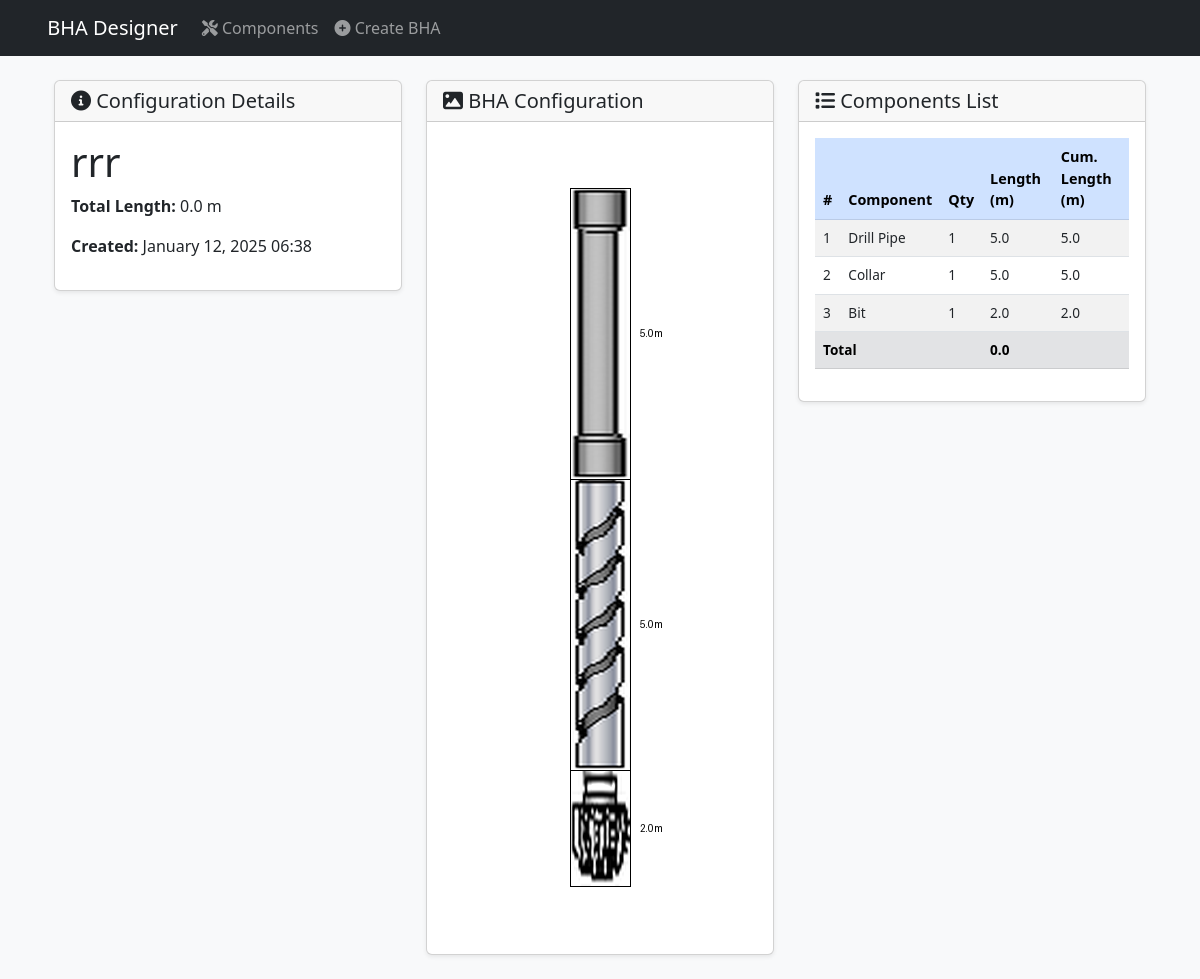
/configuration/68/, run on the app's committed database.
### bha_app/models.py (models this page shows, shortened)
class BHAConfiguration(models.Model):
    name = models.CharField(max_length=100)
    total_length = models.FloatField(default=0)
    created_at = models.DateTimeField(auto_now_add=True)
    updated_at = models.DateTimeField(auto_now=True)
    bha_image = models.ImageField(
        upload_to='bha_configurations/',
        null=True,
        blank=True
    )

class BHAConfigurationItem(models.Model):
    configuration = models.ForeignKey(BHAConfiguration, related_name='items', on_delete=models.CASCADE)
    component = models.ForeignKey(BHAComponent, on_delete=models.CASCADE)
    quantity = models.PositiveIntegerField(default=1)
    order = models.PositiveIntegerField()
    position = models.FloatField(default=0)  # Position from top in meters
    class Meta:
        ordering = ['order']

class BHAComponent(models.Model):
    name = models.CharField(max_length=100)
    length = models.FloatField(validators=[MinValueValidator(0.1)])
    diameter = models.FloatField(validators=[MinValueValidator(0.1)])
    image = models.ImageField(upload_to='bha_components/', null=True, blank=True)
    manufacturer = models.CharField(max_length=100, blank=True, null=True)
    weight = models.FloatField(validators=[MinValueValidator(0)], null=True, blank=True)

### bha_app/views.py (the view)
# urls.py: path('configuration/<int:pk>/', views.BHAConfigurationDetailView.as_view(), name='configuration_detail'),
class BHAConfigurationDetailView(DetailView):
    model = BHAConfiguration
    template_name = 'bha_app/configuration_detail.html'
    def get_context_data(self, **kwargs):
        context = super().get_context_data(**kwargs)
        context['configuration_items'] = self.object.items.all()
        return context

### bha_app/templatetags/bha_filters.py (called while the page is built)
@register.filter
def multiply(value, arg):
    return float(value) * float(arg)

### bha_app/templates/bha_app/configuration_detail.html (shortened to what this page needs)
{% extends 'base.html' %}
{% load bha_filters %}
{% block content %}
<div class="container-fluid">
    <div class="row">
        <div class="col-md-4">
            <div class="card mb-4">
                <div class="card-header">
                    <h2 class="card-title h5 mb-0">
                        <i class="fas fa-info-circle"></i> Configuration Details
                    </h2>
                </div>
                <div class="card-body">
                    <h1>{{ object.name }}</h1>
                    <p><strong>Total Length:</strong> {{ object.total_length }} m</p>
                    <p><strong>Created:</strong> {{ object.created_at|date:"F j, Y H:i" }}</p>
                </div>
            </div>
        </div>
        <div class="col-md-4">
            {% if object.bha_image %}
            <div class="card mb-4">
                <div class="card-header">
                    <h2 class="card-title h5 mb-0">
                        <i class="fas fa-image"></i> BHA Configuration
                    </h2>
                </div>
                <div class="card-body text-center">
                    <img src="{{ object.bha_image.url }}"
                         alt="BHA Configuration"
                         class="img-fluid">
                </div>
            </div>
            {% endif %}
        </div>
        <div class="col-md-4">
            <div class="card mb-4">
                <div class="card-header">
                    <h2 class="card-title h5 mb-0">
                        <i class="fas fa-list"></i> Components List
                    </h2>
                </div>
                <div class="card-body">
                    <div class="table-responsive">
                        <table class="table table-striped table-hover">
                            <thead class="table-primary">
                                <tr>
                                    <th>#</th>
                                    <th>Component</th>
                                    <th>Qty</th>
                                    <th>Length (m)</th>
                                    <th>Cum. Length (m)</th>
                                </tr>
                            </thead>
                            <tbody>
                                {% with cumulative_length=0 %}
                                {% for item in configuration_items %}
                                    {% with component_length=item.component.length|multiply:item.quantity %}
                                    <tr>
                                        <td>{{ forloop.counter }}</td>
                                        <td>{{ item.component.name }}</td>
                                        <td>{{ item.quantity }}</td>
                                        <td>{{ component_length|floatformat:1 }}</td>
                                        <td>{{ cumulative_length|add:component_length|floatformat:1 }}</td>
                                    </tr>
                                    {% endwith %}
                                {% endfor %}
                                <tr class="table-secondary fw-bold">
                                    <td colspan="3">Total</td>
                                    <td>{{ object.total_length|floatformat:1 }}</td>
                                    <td></td>
                                </tr>
                                {% endwith %}
                            </tbody>
                        </table>
                    </div>
                </div>
            </div>
        </div>
    </div>
</div>
{% endblock %}

### bha_app/templates/bha_app/configuration_detail.html (style rules this page uses)
.card { box-shadow: 0 0.125rem 0.25rem rgba(0, 0, 0, 0.075); }
.table th { font-size: 0.9rem; }
.table td { font-size: 0.85rem; }
.img-fluid { background-color: white; }

### data on the page
BHAConfiguration: name "rrr", total_length "0.0", created_at "January 12, 2025 06:38", bha_image (picture)
BHAConfigurationItem: component.name "Drill Pipe", quantity "1", component "5.0", cumulative_length "5.0"
BHAConfigurationItem: component.name "Collar", quantity "1", component "5.0", cumulative_length "5.0"
BHAConfigurationItem: component.name "Bit", quantity "1", component "2.0", cumulative_length "2.0"
